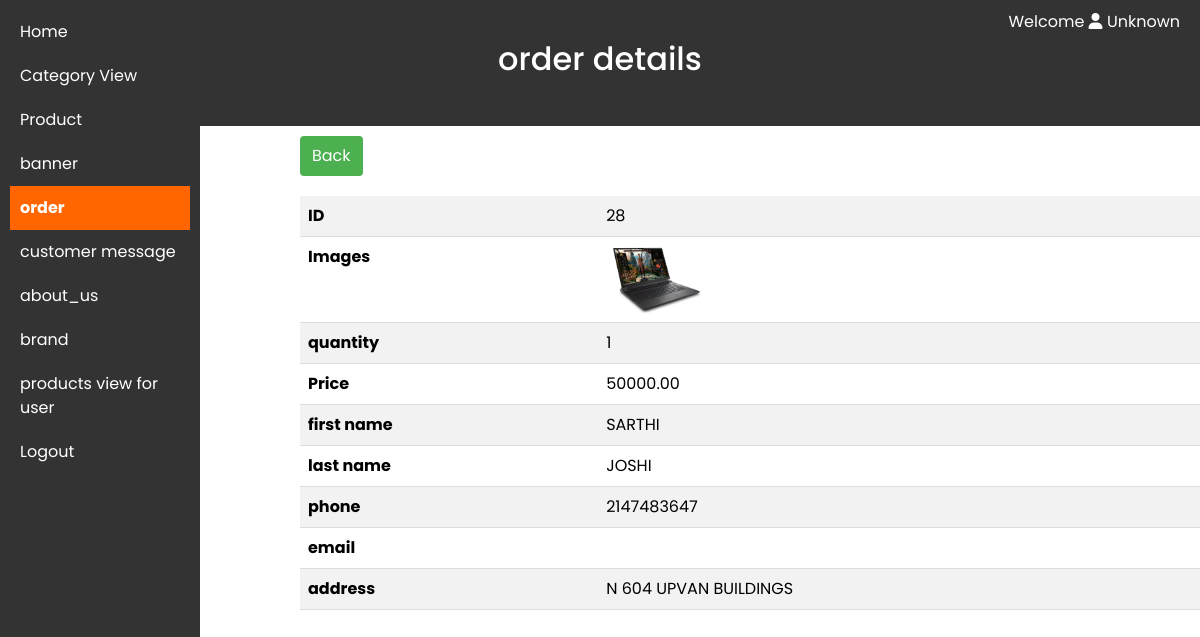
Screenshot of /admin_dashboard/order_details.php?order_id=28 with the database file from the repository.
### tables this page shows
CREATE TABLE `order_info` (
  `order_id` int(11) NOT NULL,
  `product_id` int(11) DEFAULT NULL,
  `total_price` decimal(10,2) DEFAULT NULL,
  `user_id` int(11) DEFAULT NULL,
  `quantity` int(11) DEFAULT NULL,
  `timestap` timestamp NOT NULL DEFAULT current_timestamp() ON UPDATE current_timestamp()
);

### admin_dashboard/config.php (called while the page is built, shortened)
<?php
$adminUsername = isset($_SESSION['admin_username']) ? $_SESSION['admin_username'] : "Unknown";
?>

### admin_dashboard/order_details.php (the view, shortened to what this page needs)
<?php
require_once('config.php');
if (isset($_GET['order_id']) && is_numeric($_GET['order_id'])) {
    $productId = $_GET['order_id'];
    $result = $conn->query("SELECT * FROM order_view WHERE order_id = $productId");
    if (!$result) {
        echo "Error fetching products: " . $conn->error;
    } else {
        $products = $result->fetch_all(MYSQLI_ASSOC);
    }
} else {
    echo "Category ID not provided.";
    exit();
}
?>
<!DOCTYPE html>
<html lang="en">
<head>
    <link rel="stylesheet" href="https://cdnjs.cloudflare.com/ajax/libs/font-awesome/6.0.0/css/all.min.css">
  <link href="https://cdn.jsdelivr.net/npm/bootstrap@5.3.2/dist/css/bootstrap.min.css" rel="stylesheet">
</head>
<body>
<nav>
        <a href="dashboard.php">Home</a>
        <a href="category_view.php" >Category View</a>
        <a href="all_products.php">Product </a>
        <a href="banner.php">banner</a>
        <a href="order.php"class="banner-link">order</a>
        <a href="message.php">customer message</a>
        <a href="about_us.php">about_us</a>
        <a href="brand.php">brand</a>
        <a href="product_view_user.php">   products view for user </a>
        <a href="logout.php">Logout</a>
    </nav>
    <header>
        <h2>order details</h2>
        <div class="username"> Welcome  <i class="fas fa-user"></i> <?php echo $adminUsername; ?></div>
    </header>
    <main>
    <?php
    echo "<div class='action-buttons'>
            <a href='order.php?'>Back</a>
          </div>";
    ?>
 <table class="table table-striped">
        <?php
        foreach ($products as $row) {
            echo "<tr>";
            echo "<th>ID</th><td>{$row['order_id']}</td></tr>";
            echo "<tr><th>Images</th><td><img src='{$row['images']}' alt='product Image' style='max-width: 100px; max-height: 100px;'></td></tr>";
            echo "<tr><th>quantity</th><td>{$row['quantity']}</td></tr>";
            echo "<tr><th>Price</th><td>{$row['total_price']}</td></tr>";
            echo "<tr><th>first name</th><td>{$row['firstname']}</td></tr>";
            echo "<tr><th>last name</th><td>{$row['lastname']}</td></tr>";
            echo "<tr><th>phone</th><td>{$row['phone']}</td></tr>";
            echo "<tr><th>email</th><td>{$row['email']}</td></tr>";
            echo "<tr><th>address</th><td>{$row['address_1']}</td></tr>";
        }
        ?>
    </table>
</main>
</body>
</html>

### admin_dashboard/order_details.php (style rules this page uses)
body { font-family: 'Poppins'; margin: 0; padding: 0; display: flex; flex-direction: column; }
.banner-link { background-color: #ff6600; font-weight: bold; }
header { background-color: #333; color: white; padding: 40px; text-align: center; width: 100%; }
.action-buttons { display: flex; margin-top: 10px; width: 100%; }
.action-buttons a { padding: 8px 12px; background-color: #4caf50; color: white; text-decoration: none; border-radius: 4px; margin-right: 8px; }
table { width: 90%; border-collapse: collapse; margin-top: 20px; }
th, td { padding: 12px; text-align: left; border-bottom: 1px solid #ddd; }
th { background-color: #4caf50; color: white; }
nav { width: 200px; background-color: #333; color: white; padding: 10px; position: fixed; height: 100vh; display: flex; flex-direction: column; }
nav a { padding: 10px; text-decoration: none; color: white; }
main { margin-left: 300px; }
.username { position: absolute; top: 10px; right: 20px; color: white; }

### rows the page displays
order_info: order_id "28", quantity "1", total_price "50000.00", firstname "SARTHI", lastname "JOSHI", phone "2147483647", address_1 "N 604 UPVAN BUILDINGS"

### other values shown
$adminUsername "Unknown"
